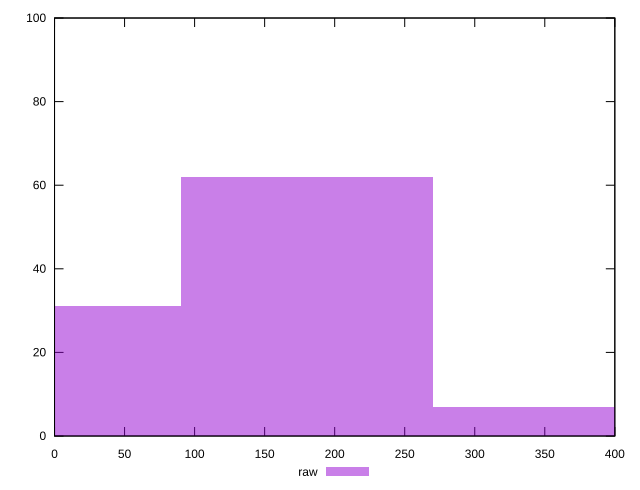

Write gnuplot code to recreate this figure.
reset

$raw <<EOF
180.0623973666168 62
360.1247947332336 7
0 31
EOF

set key outside below
set boxwidth 180.0623973666168
set xrange [0:400]
set yrange [0:100]
set trange [0:100]
set style fill transparent solid 0.5 noborder
set terminal svg size 640, 490 enhanced background rgb 'white'
set output "reprap/uses-optimized-images/samples/pages+cached+noexternal+nomedia+nocss+nojs/raw/histogram.svg"

plot $raw title "raw" with boxes

reset
